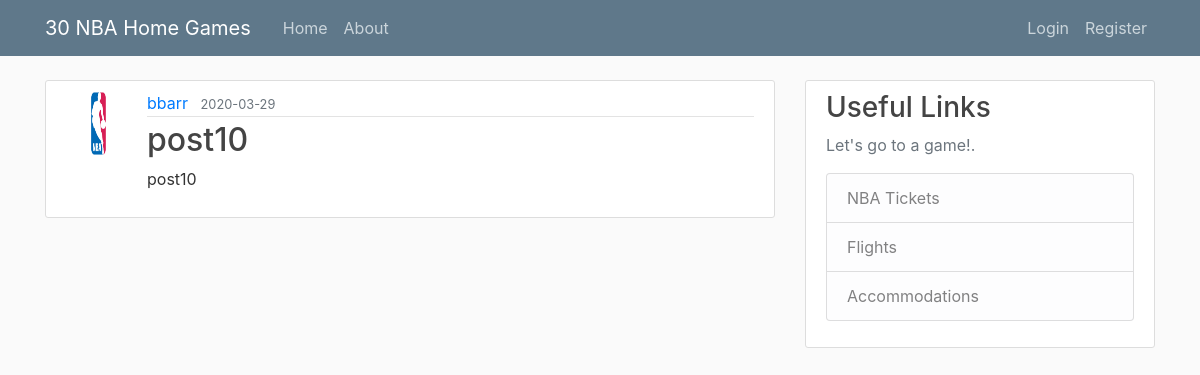
Page /post/11 on the earlier database version.
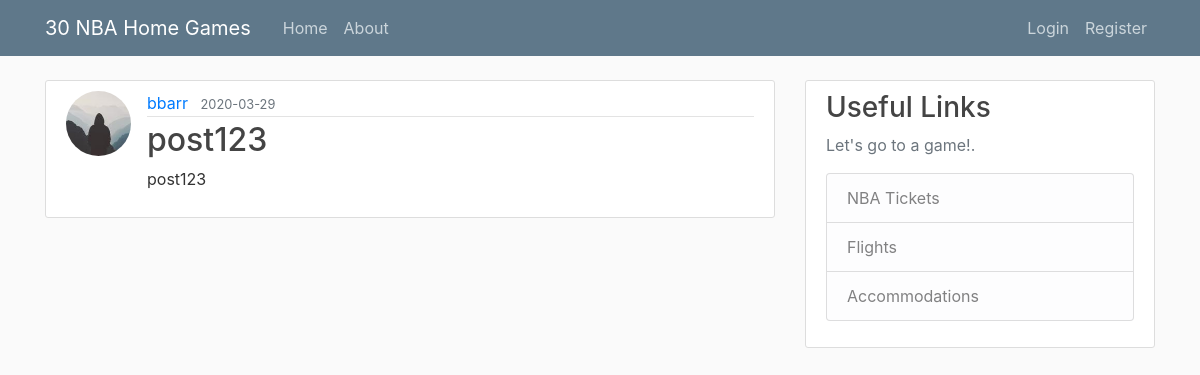
Same page on the later database version.
### nba_homegames/models.py (models this page shows, shortened)
class User(db.Model, UserMixin):
    id = db.Column(db.Integer, primary_key = True)
    username = db.Column(db.String(20), unique = True, nullable =  False)
    email = db.Column(db.String(120), unique = True, nullable =  False)
    image_file = db.Column(db.String(20), nullable =  False, default = 'default.jpg')
    password = db.Column(db.String(60), nullable = False)  # 60 character because of hashing algorithm
    posts = db.relationship('Post', backref = 'author', lazy = True)

class Post(db.Model):
    id = db.Column(db.Integer, primary_key = True)
    title = db.Column(db.String(100), nullable = False)
    date_posted = db.Column(db.DateTime, nullable = False, default = datetime.utcnow)
    content = db.Column(db.Text, nullable = False)
    user_id = db.Column(db.Integer, db.ForeignKey('user.id'), nullable = False)

### nba_homegames/posts/routes.py (the view)
@posts.route('/post/<int:post_id>')
def post(post_id):
    post = Post.query.get_or_404(post_id)
    return render_template('post.html', title = post.title, post = post)

### nba_homegames/templates/post.html (shortened to what this page needs)
{% extends "layout.html" %}
{% block content %}
    <article class="media content-section">
        <img class = "rounded-circle article-img" src = "{{ url_for('static', filename = 'profile_pics/' + post.author.image_file) }}">
        <div class="media-body">
            <div class="article-metadata">
                <a class="mr-2" href="{{ url_for('users.user_posts', username = post.author.username) }}">{{ post.author.username }}</a>
                <small class="text-muted">{{ post.date_posted.strftime('%Y-%m-%d') }}</small>
            </div>
            <h2 class = "article-title">{{ post.title }}</h2>
            <p class="article-content">{{ post.content }}</p>
        </div>
    </article>
{% endblock content %}

Differences in the rows shown:
changed User "bbarr": image_file: picture added in place of a placeholder
changed Post: title "post10" → "post123"; content "post10" → "post123"
